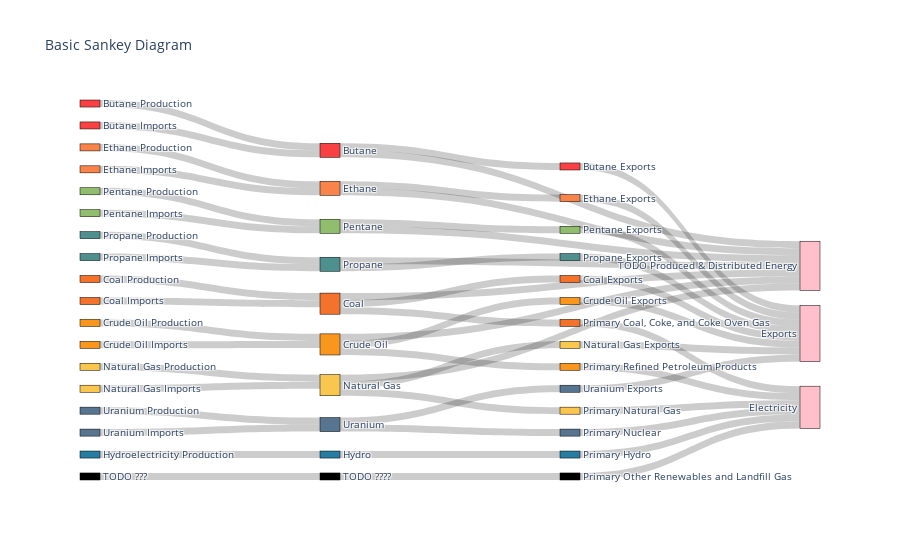

The code cell stored with this chart in its notebook:
### Code cell
from sankey import Sankey
sankey = Sankey()

# Butane
sankey.add_edge("Butane Production", "Butane", 1.0)
sankey.add_edge("Butane Imports", "Butane", 1.0)

sankey.add_edge("Butane", "Butane Exports", 1.0)
sankey.add_edge("Butane", "TODO Produced & Distributed Energy", 1.0)

# Coal
sankey.add_edge("Coal Production", "Coal", 1.0)
sankey.add_edge("Coal Imports", "Coal", 1.0)

sankey.add_edge("Coal", "Primary Coal, Coke, and Coke Oven Gas", 1.0)
sankey.add_edge("Coal", "TODO Produced & Distributed Energy", 1.0)
sankey.add_edge("Coal", "Coal Exports", 1.0)

# Crude Oil
sankey.add_edge("Crude Oil Production", "Crude Oil", 1.0)
sankey.add_edge("Crude Oil Imports", "Crude Oil", 1.0)

sankey.add_edge("Crude Oil", "Crude Oil Exports", 1.0)
sankey.add_edge("Crude Oil", "Primary Refined Petroleum Products", 1.0)
sankey.add_edge("Crude Oil", "TODO Produced & Distributed Energy", 1.0)

# Ethane
sankey.add_edge("Ethane Production", "Ethane", 1.0)
sankey.add_edge("Ethane Imports", "Ethane", 1.0)

sankey.add_edge("Ethane", "Ethane Exports", 1.0)
sankey.add_edge("Ethane", "TODO Produced & Distributed Energy", 1.0)

# Natural Gas
sankey.add_edge("Natural Gas Production", "Natural Gas", 1.0)
sankey.add_edge("Natural Gas Imports", "Natural Gas", 1.0)

sankey.add_edge("Natural Gas", "Natural Gas Exports", 1.0)
sankey.add_edge("Natural Gas", "Primary Natural Gas", 1.0)
sankey.add_edge("Natural Gas", "TODO Produced & Distributed Energy", 1.0)

# Pentane
sankey.add_edge("Pentane Production", "Pentane", 1.0)
sankey.add_edge("Pentane Imports", "Pentane", 1.0)

sankey.add_edge("Pentane", "Pentane Exports", 1.0)
sankey.add_edge("Pentane", "TODO Produced & Distributed Energy", 1.0)

# Propane
sankey.add_edge("Propane Production", "Propane", 1.0)
sankey.add_edge("Propane Imports", "Propane", 1.0)

sankey.add_edge("Propane", "Propane Exports", 1.0)
sankey.add_edge("Propane", "TODO Produced & Distributed Energy", 1.0)

# Uranium
sankey.add_edge("Uranium Production", "Uranium", 1.0)
sankey.add_edge("Uranium Imports", "Uranium", 1.0)

sankey.add_edge("Uranium", "Primary Nuclear", 1.0)
sankey.add_edge("Uranium", "Uranium Exports", 1.0)

# Hydro
sankey.add_edge("Hydroelectricity Production", "Hydro", 1.0)
sankey.add_edge("Hydro", "Primary Hydro", 1.0)

# Other
sankey.add_edge("TODO ???", "TODO ????", 1.0)
sankey.add_edge("TODO ????", "Primary Other Renewables and Landfill Gas", 1.0)

# Electricity
sankey.add_edge("Primary Coal, Coke, and Coke Oven Gas", "Electricity", 1.0)
sankey.add_edge("Primary Hydro", "Electricity", 1.0)
sankey.add_edge("Primary Natural Gas", "Electricity", 1.0)
sankey.add_edge("Primary Nuclear", "Electricity", 1.0)
sankey.add_edge("Primary Other Renewables and Landfill Gas", "Electricity", 1.0)
sankey.add_edge("Primary Refined Petroleum Products", "Electricity", 1.0)

# Exports
sankey.add_edge("Butane Exports", "Exports", 1.0)
sankey.add_edge("Coal Exports", "Exports", 1.0)
sankey.add_edge("Crude Oil Exports", "Exports", 1.0)
sankey.add_edge("Ethane Exports", "Exports", 1.0)
sankey.add_edge("Natural Gas Exports", "Exports", 1.0)
sankey.add_edge("Pentane Exports", "Exports", 1.0)
sankey.add_edge("Propane Exports", "Exports", 1.0)
sankey.add_edge("Uranium Exports", "Exports", 1.0)

sankey.set_colours(colours)

sankey.render()

### Figure 1 — Plotly figure (JSON) as saved in the notebook; plotly's stock layout.template omitted (floating-point values rounded to 4 significant figures)
{"data": [{"link": {"source": [0, 2, 1, 1, 5, 7, 6, 6, 6, 10, 12, 11, 11, 11, 15, 17, 16, 16, 19, 21, 20, 20, 20, 24, 26, 25, 25, 28, 30, 29, 29, 32, 34, 33, 33, 37, 38, 40, 41, 8, 39, 23, 35, 42, 14, 3, 9, 13, 18, 22, 27, 31, 36], "target": [1, 1, 3, 4, 6, 6, 8, 4, 9, 11, 11, 13, 14, 4, 16, 16, 18, 4, 20, 20, 22, 23, 4, 25, 25, 27, 4, 29, 29, 31, 4, 33, 33, 35, 36, 38, 39, 41, 42, 43, 43, 43, 43, 43, 43, 44, 44, 44, 44, 44, 44, 44, 44], "value": [1, 1, 1, 1, 1, 1, 1, 1, 1, 1, 1, 1, 1, 1, 1, 1, 1, 1, 1, 1, 1, 1, 1, 1, 1, 1, 1, 1, 1, 1, 1, 1, 1, 1, 1, 1, 1, 1, 1, 1, 1, 1, 1, 1, 1, 1, 1, 1, 1, 1, 1, 1, 1]}, "node": {"color": ["#f94144", "#f94144", "#f94144", "#f94144", "pink", "#f3722c", "#f3722c", "#f3722c", "#f3722c", "#f3722c", "#f8961e", "#f8961e", "#f8961e", "#f8961e", "#f8961e", "#f9844a", "#f9844a", "#f9844a", "#f9844a", "#f9c74f", "#f9c74f", "#f9c74f", "#f9c74f", "#f9c74f", "#90be6d", "#90be6d", "#90be6d", "#90be6d", "#4d908e", "#4d908e", "#4d908e", "#4d908e", "#577590", "#577590", "#577590", "#577590", "#577590", "#277da1", "#277da1", "#277da1", "black", "black", "black", "pink", "pink"], "label": ["Butane Production", "Butane", "Butane Imports", "Butane Exports", "TODO Produced & Distributed Energy", "Coal Production", "Coal", "Coal Imports", "Primary Coal, Coke, and Coke Oven Gas", "Coal Exports", "Crude Oil Production", "Crude Oil", "Crude Oil Imports", "Crude Oil Exports", "Primary Refined Petroleum Products", "Ethane Production", "Ethane", "Ethane Imports", "Ethane Exports", "Natural Gas Production", "Natural Gas", "Natural Gas Imports", "Natural Gas Exports", "Primary Natural Gas", "Pentane Production", "Pentane", "Pentane Imports", "Pentane Exports", "Propane Production", "Propane", "Propane Imports", "Propane Exports", "Uranium Production", "Uranium", "Uranium Imports", "Primary Nuclear", "Uranium Exports", "Hydroelectricity Production", "Hydro", "Primary Hydro", "TODO ???", "TODO ????", "Primary Other Renewables and Landfill Gas", "Electricity", "Exports"], "line": {"color": "black", "width": 0.5}, "pad": 15, "thickness": 20}, "type": "sankey"}], "layout": {"font": {"size": 10}, "title": {"text": "Basic Sankey Diagram"}}}
